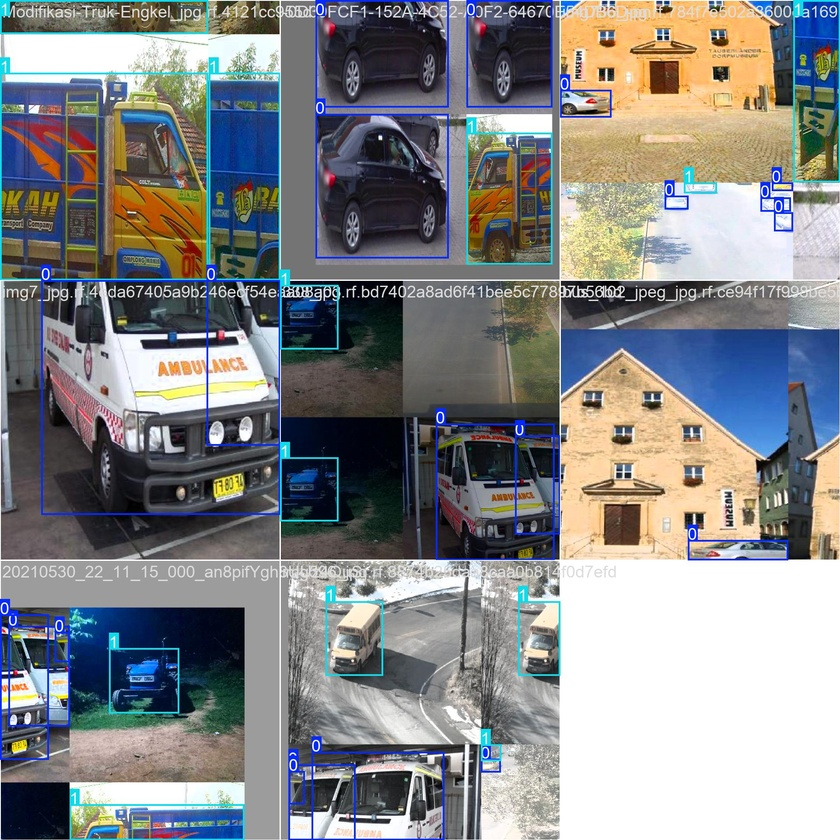
#> input picture detection/VehicleDetection_Hybrid/train_manual_conv3/train_batch0.jpg, 840 x 840 px, shrunk from 1920 x 1920 before the run
$ python -i preprocess.py   (imports and definitions only)   (older library calls are emulated)
#> lines starting #> are read from the running program, lines starting #| are printed output that depends on the picture
#> further down, picture is the input picture: shape (840, 840, 3); mean B, G, R 135.7, 134.5, 133
# preprocess.py
import cv2
import numpy as np

def enhance_image(img):
    if img is None:
        raise ValueError("Input image is None.")

    # Convert to grayscale
    gray = cv2.cvtColor(img, cv2.COLOR_BGR2GRAY)
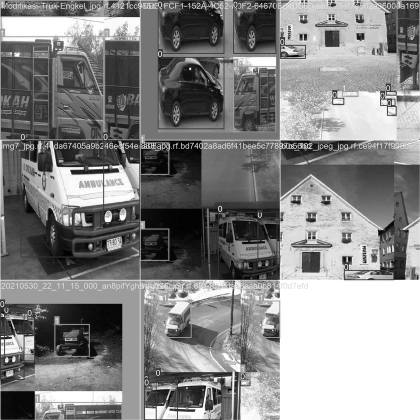
#> gray: shape (840, 840) (shown at 1/2 size); min 0, max 255, mean 134.2

    # Histogram equalization for contrast
    eq = cv2.equalizeHist(gray)
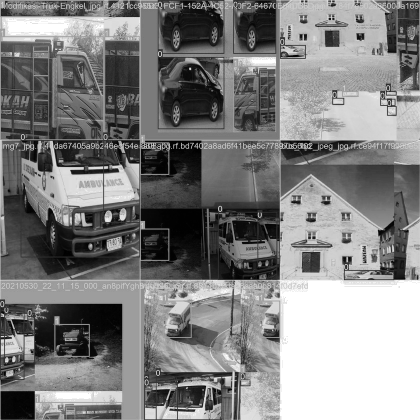
#> eq: shape (840, 840) (shown at 1/2 size); min 0, max 255, mean 129.6

    # Gaussian blur to reduce noise
    blur = cv2.GaussianBlur(eq, (3, 3), 0)

    # Edge enhancement using Sobel
    sobelx = cv2.Sobel(blur, cv2.CV_64F, 1, 0, ksize=3)
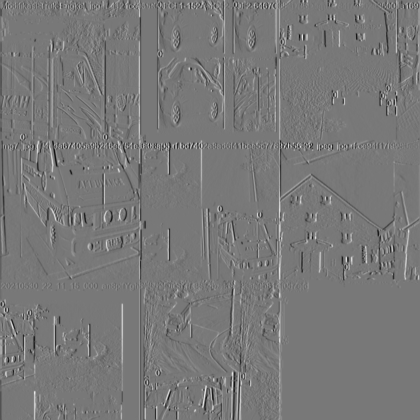
#> sobelx: shape (840, 840) float64 (shown at 1/2 size); min -600, max 670, mean 0.5; drawn with min black and max white
    sobely = cv2.Sobel(blur, cv2.CV_64F, 0, 1, ksize=3)
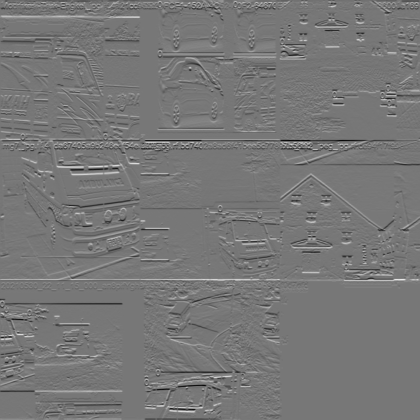
#> sobely: shape (840, 840) float64 (shown at 1/2 size); min -634, max 719, mean 0.4; drawn with min black and max white
    edges = cv2.magnitude(sobelx, sobely)
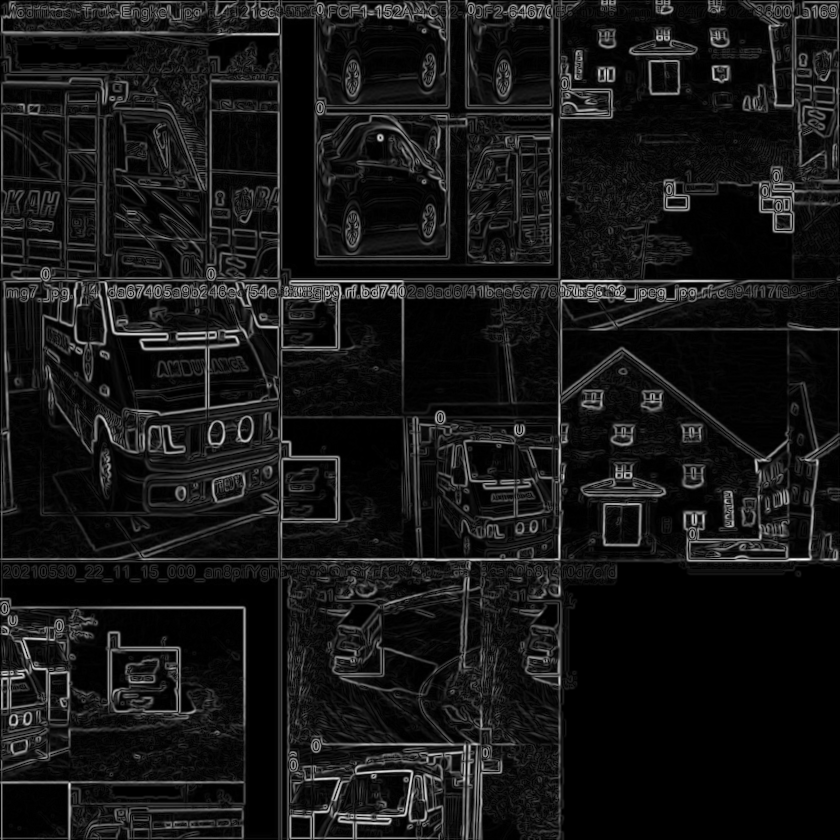
#> edges: shape (840, 840) float64; min 0, max 719, mean 64.7; drawn with min black and max white

    # Normalize
    edges = cv2.normalize(edges, None, 0, 255, cv2.NORM_MINMAX)
    return edges.astype(np.uint8)

>>> import cv2
>>> picture = cv2.imread('VehicleDetection_Hybrid/train_manual_conv3/train_batch0.jpg')
>>> result = enhance_image(picture)

$ run again, on detection/VehicleDetection_Hybrid/train_manual_conv3/train_batch1.jpg
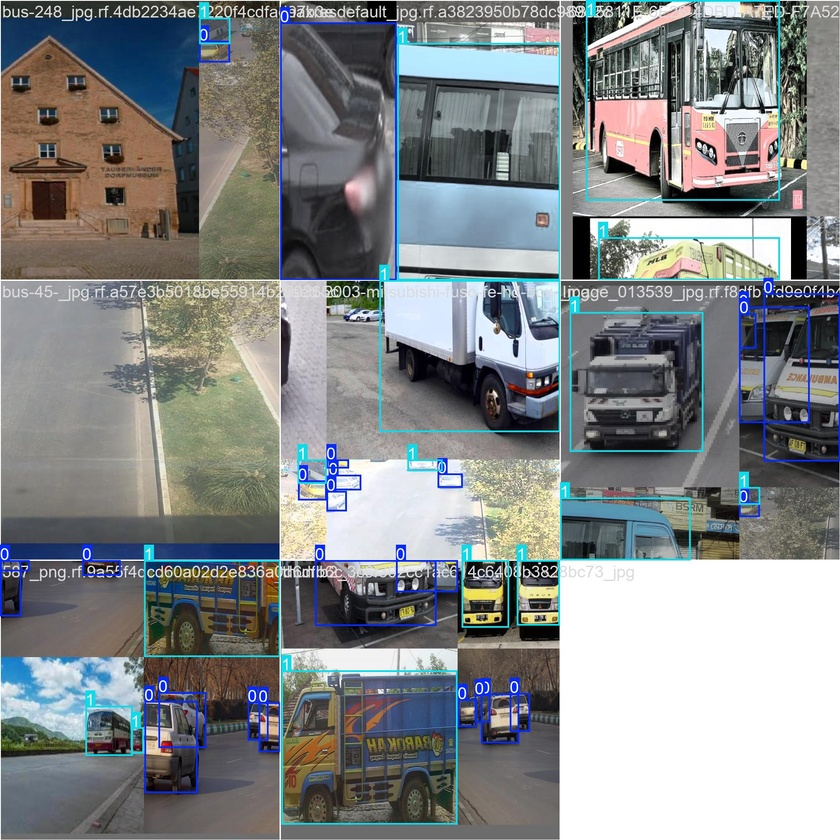
#> input picture detection/VehicleDetection_Hybrid/train_manual_conv3/train_batch1.jpg, 840 x 840 px, shrunk from 1920 x 1920 before the run
#> picture is the input picture: shape (840, 840, 3); mean B, G, R 136.3, 135.2, 131.5
#> in enhance_image, `sobely = cv2.Sobel(blur, cv2.CV_64F, 0, 1, ksize=3)`:
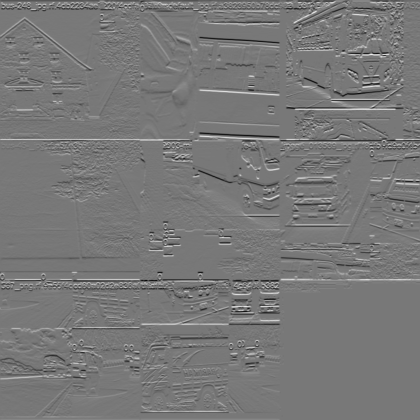
#> sobely: shape (840, 840) float64 (shown at 1/2 size); min -646, max 722, mean 0.4; drawn with min black and max white
#> in enhance_image, `edges = cv2.magnitude(sobelx, sobely)`:
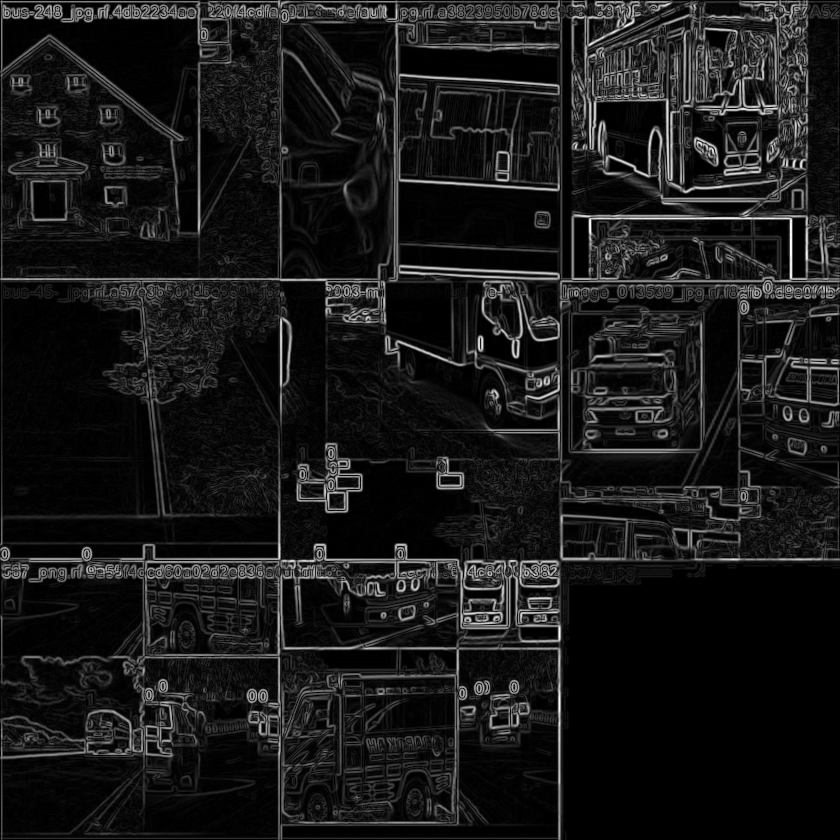
#> edges: shape (840, 840) float64; min 0, max 732, mean 71.5; drawn with min black and max white

$ run again, on detection/VehicleDetection_Hybrid/train_manual_conv3/train_batch12680.jpg
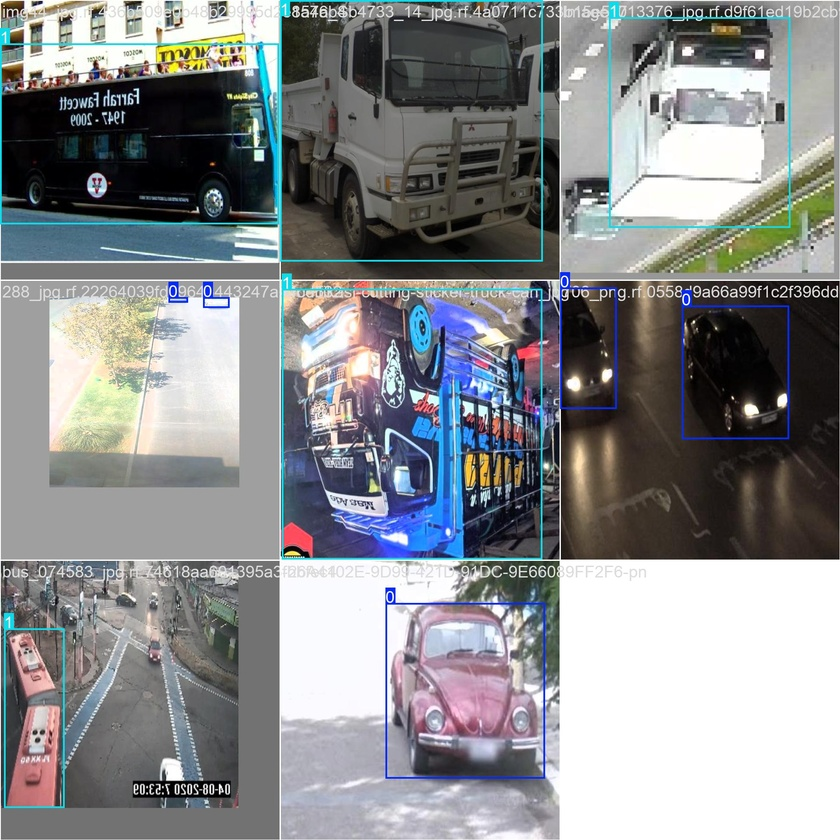
#> input picture detection/VehicleDetection_Hybrid/train_manual_conv3/train_batch12680.jpg, 840 x 840 px, shrunk from 1920 x 1920 before the run
#> picture is the input picture: shape (840, 840, 3); mean B, G, R 141.2, 139.2, 136.9
#> in enhance_image, `sobely = cv2.Sobel(blur, cv2.CV_64F, 0, 1, ksize=3)`:
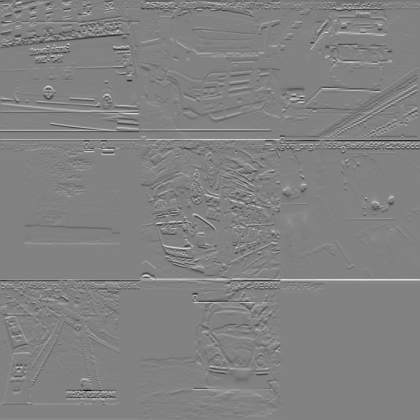
#> sobely: shape (840, 840) float64 (shown at 1/2 size); min -701, max 674, mean 0.2; drawn with min black and max white
#> in enhance_image, `edges = cv2.magnitude(sobelx, sobely)`:
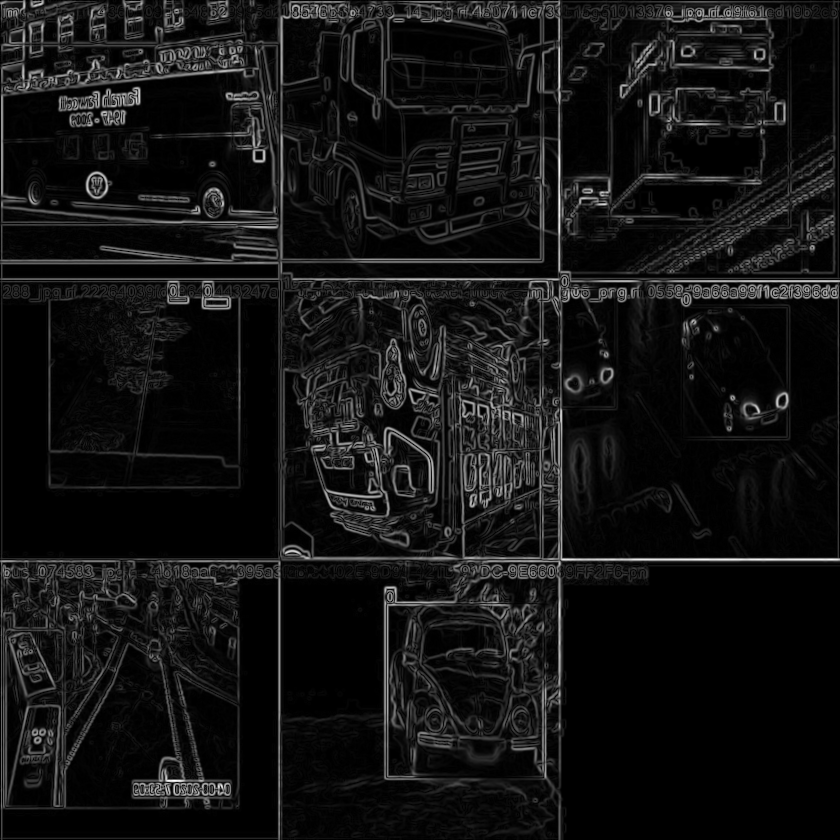
#> edges: shape (840, 840) float64; min 0, max 701, mean 53.8; drawn with min black and max white
